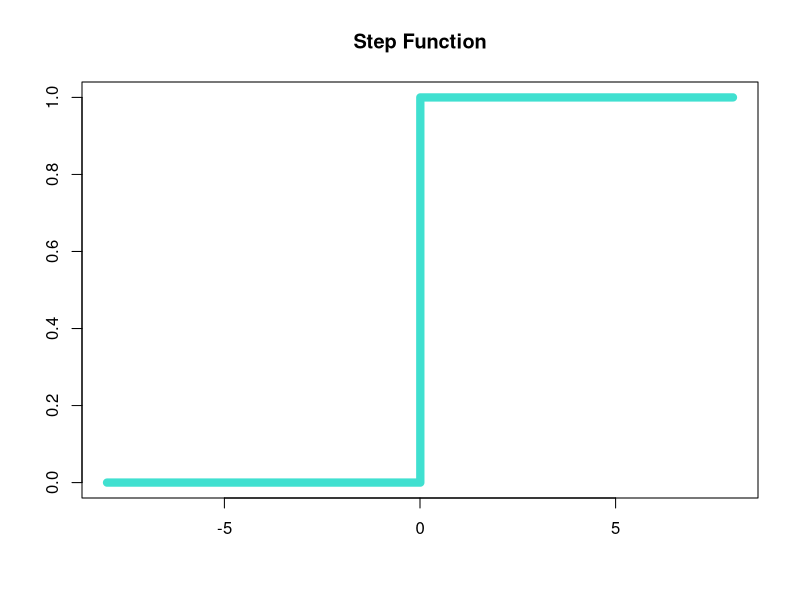
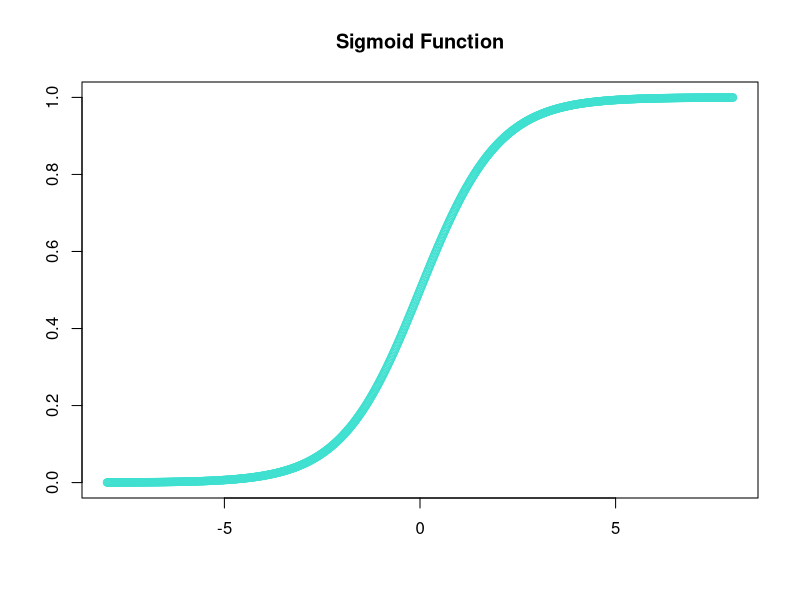
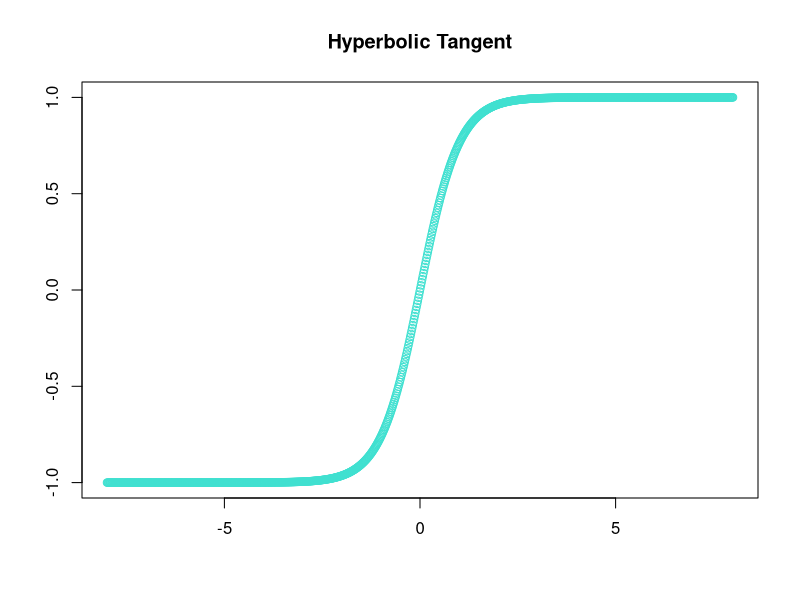
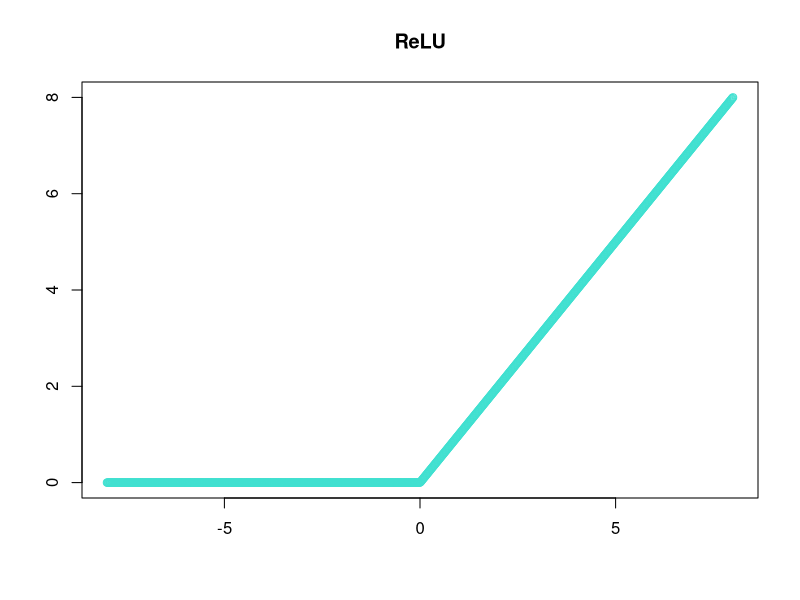
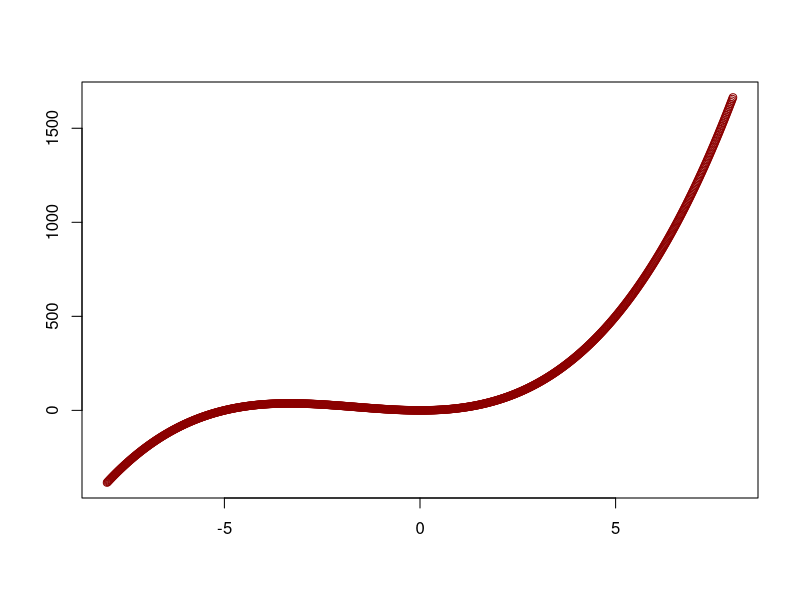
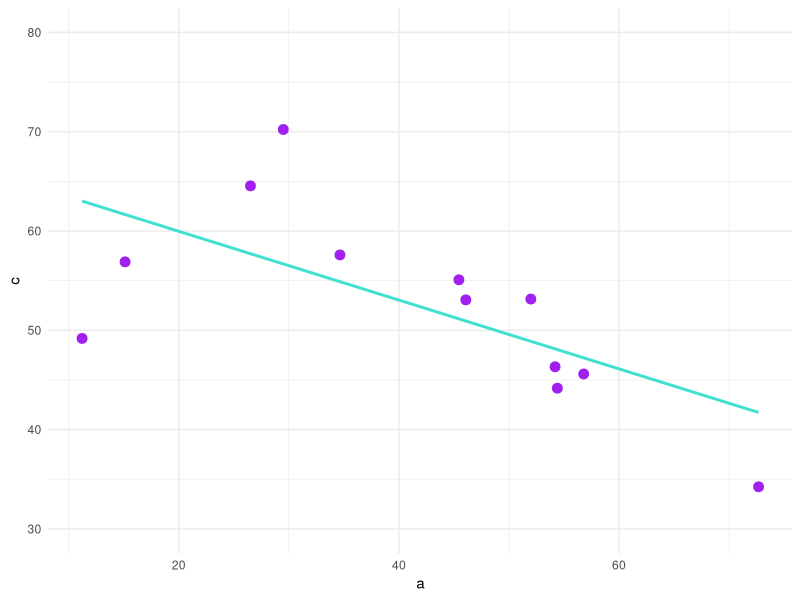
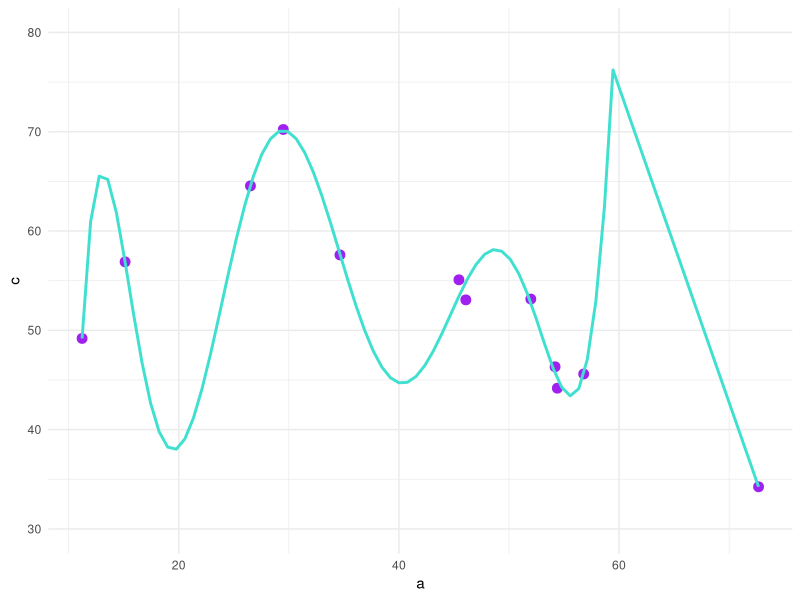
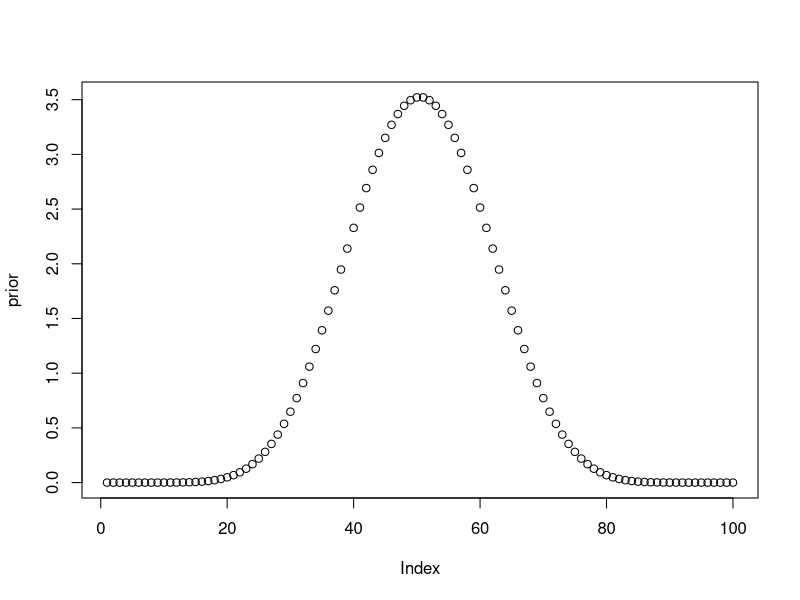

Write R code to recreate these figures, in order.
## ---- chunk 1
knitr::opts_chunk$set(echo = TRUE, fig.path = 'Figures/')
library(tidyverse)
library(gridExtra)
## ---- chunk 2
step <- function(x){
  ifelse (x <= 0,0,1) 
}

f <- seq(-8,8, length=1000)

plot(f,step(f), type = 's', lwd = 8, main="Step Function", xlab = " ", ylab = " ", ylim = c(0,1), col = "turquoise", frame.plot = T)
## ---- chunk 3
sigmoid <- function(x){
  return(1 / (1 + exp(-x)))
}

f <- seq(-8,8, length=1000)

plot(f,sigmoid(f), main="Sigmoid Function", xlab = " ", ylab = " ", ylim = c(0,1), col = "turquoise", frame.plot = T)
## ---- chunk 4
relu <- function(x){
  ifelse (x<0,0,x) 
}

f <- seq(-8,8, length=1000)

plot(f,tanh(f), main="Hyperbolic Tangent", xlab = " ", ylab = " ", col = "turquoise")
plot(f,relu(f), main="ReLU", xlab = " ", ylab = " ", col = "turquoise")
## ---- chunk 5
f <- seq(-8,8, length=1000)

plot(f,2*f^3+10*f^2, main=" ", xlab = " ", ylab = " ", col = "darkred")
## ---- chunk 6
#Generate some noisy data
set.seed(3)
a <- runif(12, min=0, max=90)
c <- 24*sin(.05*a) + rnorm(length(a),0,5) + 40

#create data frame and base plot
df <- data.frame(a,c)
model <- ggplot(df, aes(x = a, y = c)) +
        geom_point(size = 3, color = "purple") +
        ylim(30,80) +
        theme_minimal()


# underfit model

model +
    stat_smooth(method = lm,
              formula = y ~ poly(x,1),
              fullrange = T,
              color = "turquoise",
              se = F)

# overfit model

pol <- 9 # polynomial order
model + 
    stat_smooth(method = lm,
              formula = y ~ poly(x,pol),
              fullrange = T,
              color = "turquoise",
              se = F)


## ---- chunk 7
#ways/sum(ways)

prob <- runif(1,0,1) #single observation from a uniform distribution to be the probability we want to find


sample <- rbinom(100,1, prob)
#plot(sample)

W <- sum(sample=="1")
L <- sum(sample=="0")
#p <- seq(0,1,length = 100)


p_grid <- seq(from=0, to=1, length.out = 100)  #100 values for proportion (p) between 0 and 1

#prior distribution 
prior <- dbeta(p_grid, 10,10) #(interval of previous assumptions/explanations (p) and the probability for each value)

#(note that you do not need data for a prior distribution - the data washes out the "falsities" of the prior)

likelihood <- dbinom(sum(W), size=100, prob=p_grid) #Relative number of ways we can see W out of (W+L) from the Binomial Sampling Formula for all of the respective proportions outlined in p_grid

posterior <- likelihood * prior #sets up and normalizes the posterior distribution
posterior <- posterior / sum(posterior)


plot(prior)

plot(likelihood)

plot(posterior)    #plots the posterior distribution
